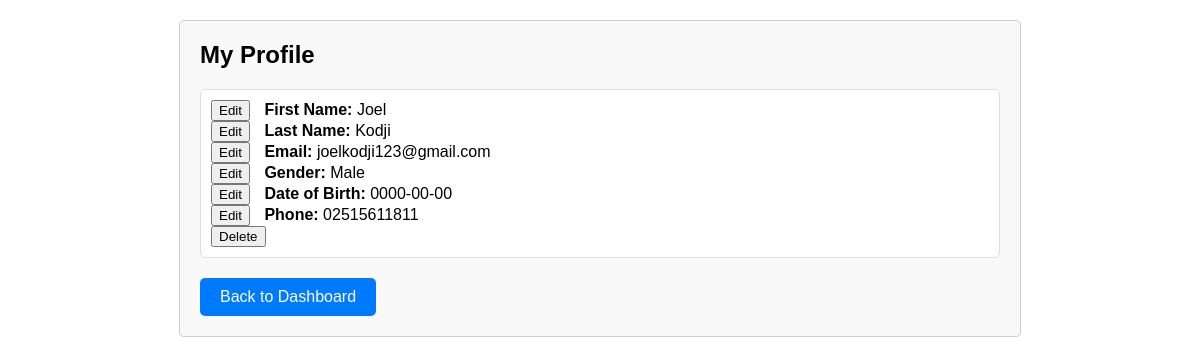
The app's page /views/profile.php (signed in), older data.
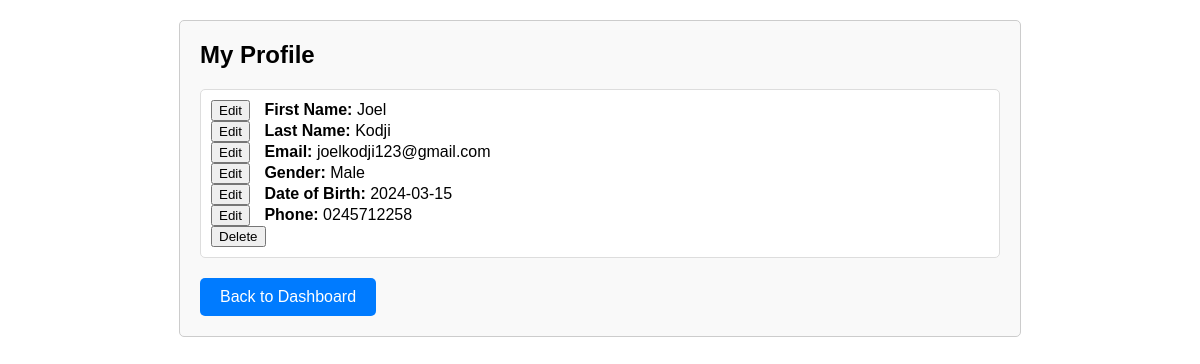
The same page, newer data.
### tables this page shows
CREATE TABLE `users` (
  `user_id` int(11) NOT NULL,
  `firstname` varchar(50) NOT NULL,
  `lastname` varchar(50) NOT NULL,
  `email` varchar(50) NOT NULL,
  `gender` int(11) NOT NULL,
  `dob` date NOT NULL,
  `phone` varchar(20) NOT NULL,
  `psw` varchar(100) NOT NULL
);

### views/profile.php (the view, shortened to what this page needs)
<?php
include "../settings/connection.php";
$user = null;
$get_user_query = "SELECT user_id, firstname, lastname, email, gender, dob, phone FROM Users WHERE user_id = {$_SESSION['user_id']}";
$get_user_result = $connection->query($get_user_query);
if ($get_user_result && $get_user_result->num_rows > 0) {
    $user = $get_user_result->fetch_assoc();
} else {
    exit();
}
?>
<!DOCTYPE html>
<html lang="en">
<head>
    <link rel="stylesheet" href="/bookcatalogue_/css/profile.css">
</head>
<body>
  <div class="content">
    <section class="users-list-section">
      <h2>My Profile</h2>
      <ul class="users-list">
        <li data-user-id='<?php echo $user['user_id']; ?>'>
          <button onclick='editUser(<?php echo $user['user_id']; ?>, "firstname")'>Edit</button>
          <strong>First Name:</strong> <?php echo $user["firstname"]; ?><br>
          <button onclick='editUser(<?php echo $user['user_id']; ?>, "lastname")'>Edit</button>
          <strong>Last Name:</strong> <?php echo $user["lastname"]; ?><br>
          <button onclick='editUser(<?php echo $user['user_id']; ?>, "email")'>Edit</button>
          <strong>Email:</strong> <?php echo $user["email"]; ?><br>
          <button onclick='editUser(<?php echo $user['user_id']; ?>, "gender")'>Edit</button>
          <strong>Gender:</strong> <?php echo ($user["gender"] == 0 ? 'Male' : 'Female'); ?><br>
          <button onclick='editUser(<?php echo $user['user_id']; ?>, "dob")'>Edit</button>
          <strong>Date of Birth:</strong> <?php echo $user["dob"]; ?><br>
          <button onclick='editUser(<?php echo $user['user_id']; ?>, "phone")'>Edit</button>
          <strong>Phone:</strong> <?php echo $user["phone"]; ?><br>
          <button onclick='deleteUser(<?php echo $user['user_id']; ?>)'>Delete</button>
        </li>
      </ul>
    </section>
    <button class="back-button" onclick="goToDashboard()">Back to Dashboard</button>
  </div>
</body>
</html>

Row changes from the older to the newer data that the page shows:
changed users "Joel": dob "0000-00-00" → "2024-03-15"; phone "02515611811" → "0245712258"
